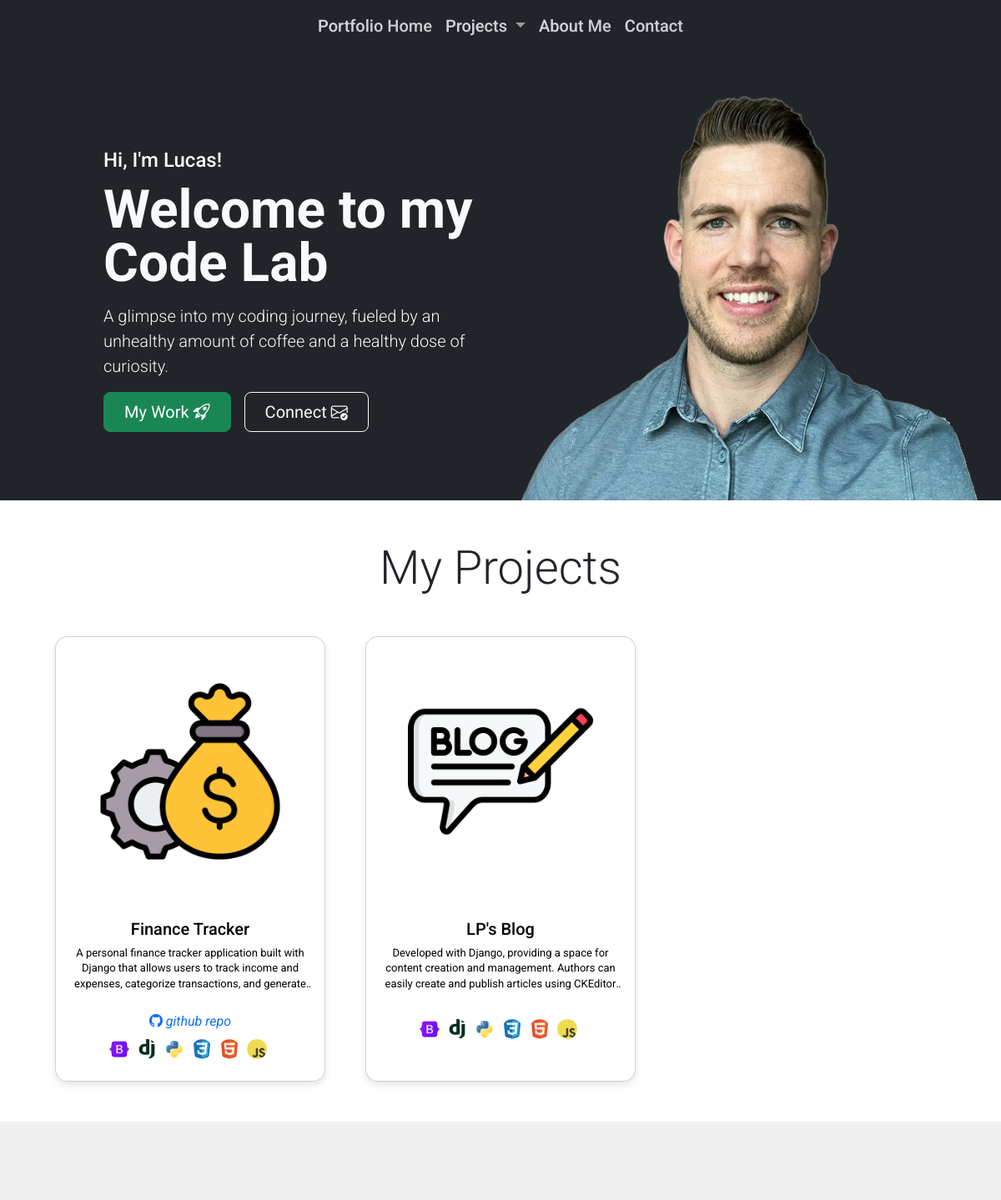
Before: / (upper part) with the older database file.
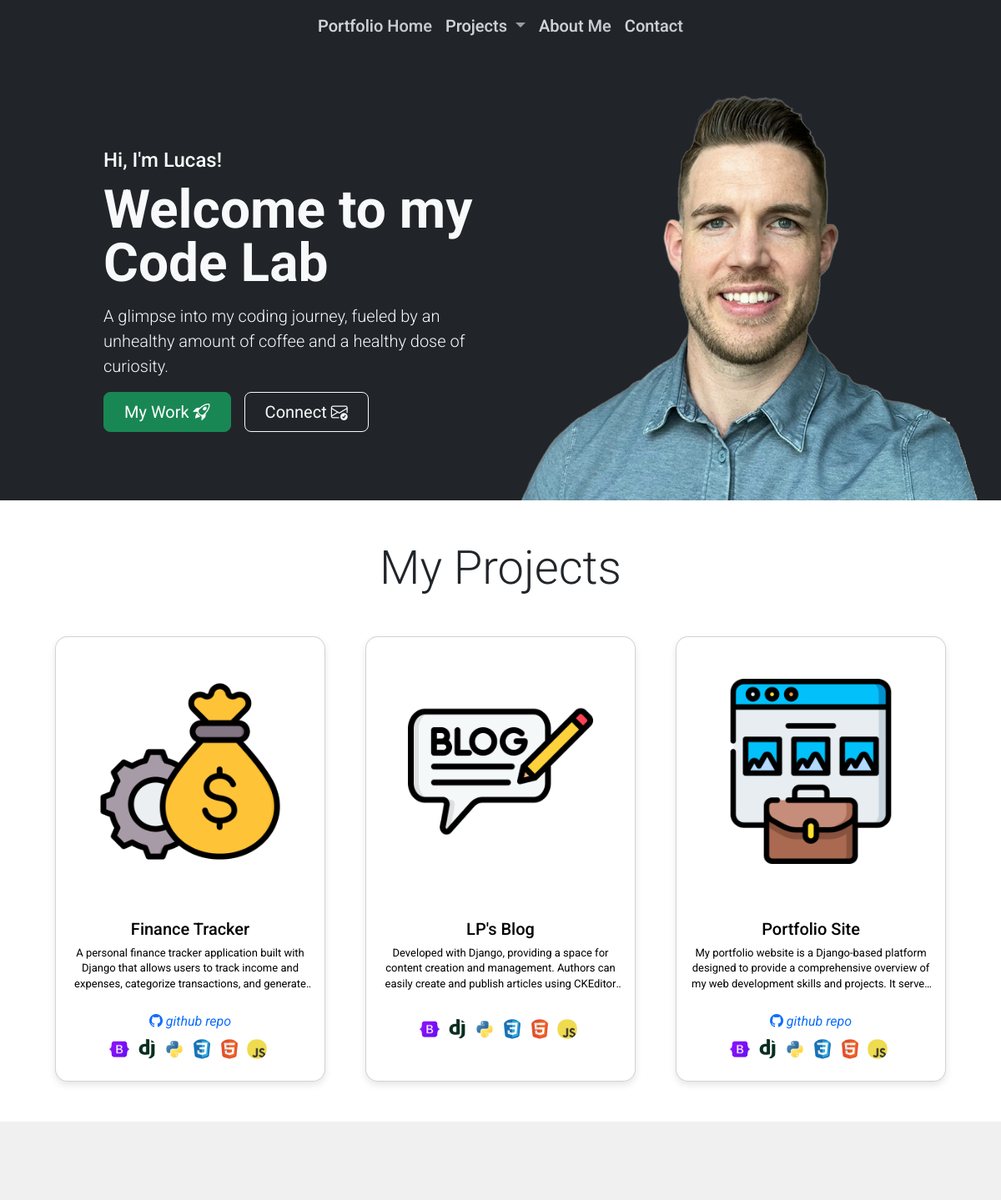
After: the same page with the newer database file.
### portfolio/models.py (models this page shows, shortened)
class Project(models.Model):
    title = models.CharField(max_length=200)
    description = models.TextField()
    image = models.ImageField(upload_to='project_images/', blank=True, null=True)
    github = models.URLField(blank=True, null=True)
    technologies = models.ManyToManyField(Technology, blank=True, help_text="Technology used in this project")
    TYPES = (
        ('FINANCE', 'Fiinance Tracker'),
        ('BLOG', 'Personal Blog'),
        ('WORKER_MANAGEMENT', 'Contract Worker Management'),
        ('PORTFOLIO_SITE', 'Portfolio Site'),
        ('OTHER', 'Other')
        )
    type = models.CharField(max_length=50,
                  choices=TYPES,
                  default="OTHER")

class Technology(models.Model):
    name = models.CharField(max_length=100, unique=True, help_text="Name of the technology (e.g., Python, Django)")
    icon = models.ImageField(upload_to='technology_icons/', blank=True, null=True)
    class Meta:
        verbose_name_plural = "Technologies"

### portfolio/views.py (the view)
# urls.py: path('', views.finance_tracker_home, name='home'),
def home(request):
    projects = Project.objects.all() # Get all prpjects from database
    return render(request, 'portfolio/index.html', {'projects': projects}) # Renders the index.html template and pass the projects to the template

### finance_tracker/context_processors.py (called while the page is built)
def user_profile_data(request):
    user = request.user
    user_profile = None
    if user.is_authenticated:
        try:
            user_profile = UserProfile.objects.get(user=user)
        except ObjectDoesNotExist:
            pass
    return {'user_profile': user_profile}

### portfolio/templates/portfolio/index.html (shortened to what this page needs)
{% extends 'portfolio/base.html' %}
{% load static %}
{% block content %}
<header>
    {% include 'portfolio/components/hero_banner.html' %}
</header>
<section id="projects-section">
    {% include 'portfolio/components/project_card.html' %}
</section>
<section id="about-me" class="about-banner">
</section>
{% endblock %}

### portfolio/templates/portfolio/base.html (shortened to what this page needs)
{% load static %}
<!DOCTYPE html>
<html lang="en" >
    <head>
        <link href="https://cdn.jsdelivr.net/npm/bootstrap@5.3.3/dist/css/bootstrap.min.css" rel="stylesheet">
        <link rel="stylesheet" href="https://cdn.jsdelivr.net/npm/bootstrap-icons@1.10.5/font/bootstrap-icons.css">
        <link rel="stylesheet" href="{% static 'css/main.css' %}" />
    </head>
  <body>
        <header>
            {% block nav_bar %}
                {% include 'portfolio/components/navbar_2.html' %}
            {% endblock %}
        </header>
        <main id="body">
            {% block content %}
            {% endblock %}
        </main>
    </body>
</html>

### portfolio/templates/portfolio/components/navbar_2.html (shortened to what this page needs)
<nav class="navbar navbar-expand-lg navbar-dark bg-dark fixed-top" aria-label="LP Portfolio Navbar">
      <div class="container-fluid">
        <div class="collapse navbar-collapse justify-content-md-center" id="LPnavbar">
          <ul class="navbar-nav">
            <li class="nav-item active">
                <a class="nav-link text-gradient" href="{% url 'portfolio:home' %}">Portfolio Home</a>
            </li>
            <li class="nav-item dropdown">
                <a class="nav-link dropdown-toggle text-gradient"
                href="#"
                id="navbarDropdown"
                role="button"
                data-bs-toggle="dropdown"
                aria-expanded="false"
                >
                Projects
                </a>
                <li class="nav-item">
                <a class="nav-link text-gradient" href="{% url 'portfolio:home' %}#about-me">About Me</a>
                </li>
                <li class="nav-item">
                <a class="nav-link text-gradient" href="{% url 'portfolio:home' %}#contact-me">Contact</a>
            </li>
        </div>
      </div>
</nav>

### portfolio/templates/portfolio/components/hero_banner.html
{% load static %}
<div class="container-fuid bg-dark text-light min-vh-75 mt-5">
    <div class="container-fluid col-xxl-12 px-4">
        <div class="row flex-lg-row-reverse align-items-center g-5">
            <div class="col-10 col-sm-8 col-lg-6 order-sm-first order-last">
                <img id="hero-img" src="{% static 'portfolio/images/banner_headshot.png' %}" class="d-block mx-lg-auto img-fluid" alt="Lucas Patriquin Headshot" loading="lazy">
            </div>
            <div id="left-hb" class="col-lg-5 col-sm-8">
                <h4 class="lh-1 mb-3">Hi, I'm Lucas!</h4>
                <h4 class="display-3 fw-bold lh-1 mb-3">Welcome to my Code Lab</h4>
                <p class="lead">A glimpse into my coding journey, fueled by an unhealthy amount of coffee and a healthy dose of curiosity.</p>
                <div class="d-grid gap-2 d-md-flex justify-content-md-start">
                    <a href="{% url 'portfolio:home' %}#projects-section" class="text-decoration-none">
                        <button type="button" class="btn btn-success btn-lg px-4 me-md-2">My Work <i class="bi bi-rocket-takeoff"></i></button>
                    </a>
                    <a href="{% url 'portfolio:home' %}#contact-me" class="text-decoration-none">
                        <button type="button" class="btn btn-outline-light btn-lg px-4">Connect <i class="bi bi-envelope-check"></i></button>
                    </a>
                </div>
            </div>
        </div>
    </div>
</div>

### portfolio/templates/portfolio/components/project_card.html (shortened to what this page needs)
<div class="container mb-5">
        <h1 class="display-4 text-center m-5">My Projects</h1>
        <div class="row row-cols-sm-1 row-cols-md-2 row-cols-lg-3 g-5 mb-4 mx-auto">  {% if projects %}
            {% for project in projects %}
                <div class="col text-center">
                    <div id="project-card" class="card h-100">
                        <a href="{% url 'portfolio:project_redirect' pk=project.pk %}">
                            {% if project.image %}
                                <img id="project-img" src="{{ project.image.url }}" class="card-img-top" alt="{{ project.title }}">
                            {% endif %}
                            <div id="pc-body" class="card-body">
                                <h5 id="pc-title" class="card-title">{{ project.title }}</h5>
                                <p id="project-description" class="card-text">{{ project.description }}</p>
                            </div>
                            <div class="mb-2">
                                {% if project.github %}
                                    <a href="{{ project.github }}" target="blank" class="text-decoration-none">
                                        <i class="bi bi-github"> github repo</i>
                                    </a>
                                {% endif %}
                            </div>
                            <div class="technologies mb-3">
                                {% for technology in project.technologies.all %}
                                    <img src="{{ technology.icon.url }}" alt="{{ technology.name }} icon" title="{{ technology.name }}" class="technology-icon">
                                {% endfor %}
                            </div>
                        </div>
                </div>
            {% endfor %}
        {% else %}
        <p>No projects added yet.</p>
        {% endif %}
    </div>
</div>

### portfolio/templates/portfolio/components/about.html (shortened to what this page needs)
{% load static %}

### static/css/main.css (style rules this page uses)
body { display: flex; flex-direction: column; margin: 0; font-family: 'Roboto', sans-serif; min-height: 100vh; }
main { flex: 1; }
.navbar-nav .nav-link.text-gradient { font-size: 15pt; font-weight: 500; background-clip: text; -webkit-background-clip: text; background-image: linear-gradient(to bottom right, #adb5bd, #6c757d); }
@media screen { #left-hb { padding-top: 50px; } }
#projects-section { scroll-margin-top: 100px; }
#project-card { display: flex; border-radius: 15px; margin-bottom: 10px; flex-direction: column; align-items: center; text-align: center; box-shadow: 0 4px 8px rgba(0, 0, 0, 0.1); transition: transform 0.3s ease, box-shadow 0.3s ease; }
#project-card a { text-decoration: none; }
#project-img { padding: 50px; }
#pc-body { display: flex; flex-direction: column; align-items: center; text-align: center; }
#pc-title { margin-bottom: 0.5rem; color: black; }
#project-description { margin-bottom: 0.5rem; color: black; font-size: small; }
#pc-body .card-text { overflow: hidden; text-overflow: ellipsis; display: -webkit-box; -webkit-line-clamp: 3; line-clamp: 3; -webkit-box-orient: vertical; line-height: 1.4em; max-height: 4.2em; }
.technology-icon { width: 24px; height: 24px; margin-right: 5px; vertical-align: middle; border-radius: 50%; }
#about-me { scroll-margin-top: 50px; }
.about-banner { min-height: 75vh; padding: 100px 20px; background-color: #f0f0f0; }

Changed rows visible on the page:
added Project: image (picture), title "Portfolio Site", description "My portfolio website is a Django-based platform designed to provide a comprehensive overview of my web development skills and projects. It…", Technology (icon (picture)), Technology (icon (picture)), Technology (icon (picture)), Technology (icon (picture)), Technology (icon (picture)), Technology (icon (picture))
